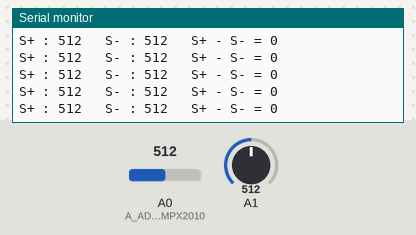
This sketch was run on a simulated Arduino Uno, built with avr-gcc and run on an emulated ATmega328P. On the bench: the last lines printed to the serial monitor. Inputs (shaded band) come from the test bench; at power-on: A0 (A_AD620_MPX2010) = 512, A1 = 512.

Above: at 1.2 s.
1.3 s: A0 (A_AD620_MPX2010) set to 716
At 1.32 s:
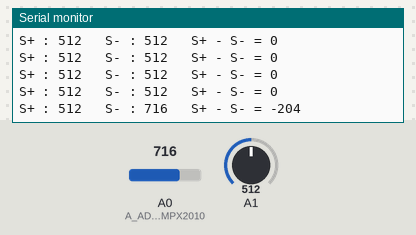
2.8 s: A1 set to 716
At 2.83 s:
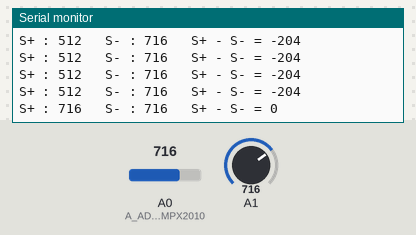
4.3 s: A0 (A_AD620_MPX2010) set to 900
At 4.34 s:
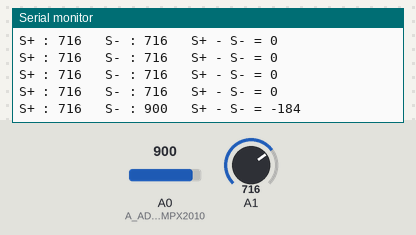
5.8 s: A1 set to 900
At 5.86 s:
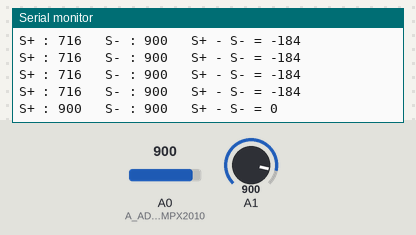
Timing chart, 0 to 8.3 s (numbered marks = the images above; inputs shaded):
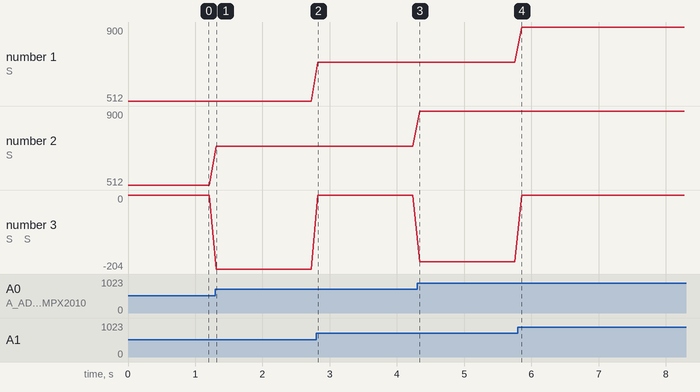

Measured:
- after the input at 1.3 s, the serial monitor: prints a new line at once (image 1)
- after the input at 2.8 s, the serial monitor: prints a new line at once (image 2)
- after the input at 4.3 s, the serial monitor: prints a new line at once (image 3)
- after the input at 5.8 s, the serial monitor: prints a new line after 0.05 s (image 4)
- plotted number 2: 512 → 716 after the input at 1.3 s, 716 → 900 after the input at 4.3 s
- plotted number 3: 0 → -204 after the input at 1.3 s, 0 → -184 after the input at 4.3 s

The sketch:

read_AD620_MPX2010.ino
```cpp
/*
 * Read analog input read from AD620 amplifier
 * [MPX2010 | S+ pin] --- [S+ pin | AD620 | Vout pin] --- [A0 pin | Arduino UNO]
 * ---
 * DimasAP (github.com/dispectra), April 2nd 2020
 */

const int A_AD620_MPX2010 = A0;
int AD620_MPX2010_rawValue;

void setup() {
  Serial.begin(115200);
}

void loop() {
  AD620_MPX2010_rawValue = analogRead(A_AD620_MPX2010);
  int output_pos = analogRead(A1);
  int differences = output_pos - AD620_MPX2010_rawValue;
  Serial.print("S+ : "); Serial.print(output_pos); Serial.print("\t S- : "); Serial.print(AD620_MPX2010_rawValue); Serial.print("\t S+ - S- = "); Serial.println(differences);
  delay(100);
}
```
